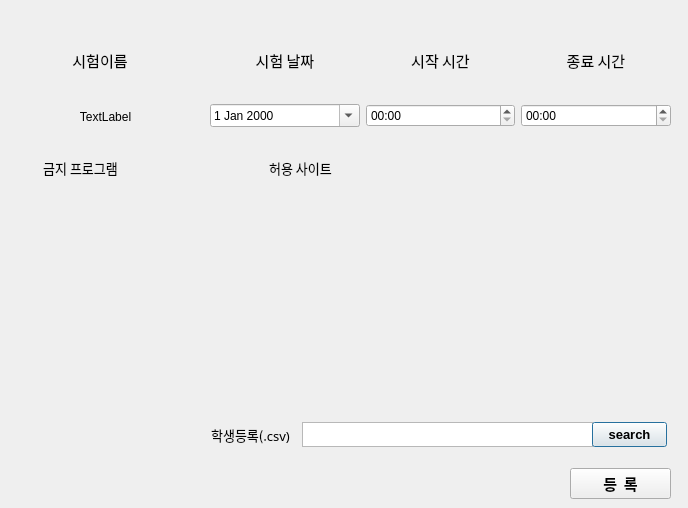
<?xml version="1.0" encoding="UTF-8"?>
<ui version="4.0">
 <class>Dialog</class>
 <widget class="QDialog" name="Dialog">
  <property name="geometry">
   <rect>
    <x>0</x>
    <y>0</y>
    <width>688</width>
    <height>508</height>
   </rect>
  </property>
  <property name="windowTitle">
   <string>Dialog</string>
  </property>
  <widget class="QWidget" name="horizontalLayoutWidget">
   <property name="geometry">
    <rect>
     <x>210</x>
     <y>30</y>
     <width>461</width>
     <height>61</height>
    </rect>
   </property>
   <layout class="QHBoxLayout" name="horizontalLayout_2">
    <item>
     <widget class="QLabel" name="label_2">
      <property name="font">
       <font>
        <family>굴림</family>
        <pointsize>11</pointsize>
       </font>
      </property>
      <property name="text">
       <string>시험 날짜</string>
      </property>
      <property name="alignment">
       <set>Qt::AlignCenter</set>
      </property>
     </widget>
    </item>
    <item>
     <widget class="QLabel" name="label_3">
      <property name="font">
       <font>
        <family>굴림</family>
        <pointsize>11</pointsize>
       </font>
      </property>
      <property name="text">
       <string>시작 시간</string>
      </property>
      <property name="alignment">
       <set>Qt::AlignCenter</set>
      </property>
     </widget>
    </item>
    <item>
     <widget class="QLabel" name="label_4">
      <property name="font">
       <font>
        <family>굴림</family>
        <pointsize>11</pointsize>
       </font>
      </property>
      <property name="text">
       <string>종료 시간</string>
      </property>
      <property name="alignment">
       <set>Qt::AlignCenter</set>
      </property>
     </widget>
    </item>
   </layout>
  </widget>
  <widget class="QWidget" name="horizontalLayoutWidget_2">
   <property name="geometry">
    <rect>
     <x>20</x>
     <y>30</y>
     <width>160</width>
     <height>61</height>
    </rect>
   </property>
   <layout class="QHBoxLayout" name="horizontalLayout_3">
    <item>
     <widget class="QLabel" name="label">
      <property name="font">
       <font>
        <family>굴림</family>
        <pointsize>11</pointsize>
       </font>
      </property>
      <property name="text">
       <string>시험이름</string>
      </property>
      <property name="alignment">
       <set>Qt::AlignCenter</set>
      </property>
     </widget>
    </item>
   </layout>
  </widget>
  <widget class="QWidget" name="horizontalLayoutWidget_3">
   <property name="geometry">
    <rect>
     <x>210</x>
     <y>79</y>
     <width>461</width>
     <height>73</height>
    </rect>
   </property>
   <layout class="QHBoxLayout" name="horizontalLayout_5">
    <item>
     <widget class="QDateEdit" name="dateEdit">
      <property name="calendarPopup">
       <bool>true</bool>
      </property>
     </widget>
    </item>
    <item>
     <widget class="QTimeEdit" name="timeEdit">
      <property name="displayFormat">
       <string>hh:mm</string>
      </property>
      <property name="calendarPopup">
       <bool>false</bool>
      </property>
     </widget>
    </item>
    <item>
     <widget class="QTimeEdit" name="timeEdit_2">
      <property name="displayFormat">
       <string>hh:mm</string>
      </property>
     </widget>
    </item>
   </layout>
  </widget>
  <widget class="QTextEdit" name="textEdit_2">
   <property name="geometry">
    <rect>
     <x>302</x>
     <y>422</y>
     <width>291</width>
     <height>25</height>
    </rect>
   </property>
  </widget>
  <widget class="QPushButton" name="pushButton">
   <property name="geometry">
    <rect>
     <x>592</x>
     <y>422</y>
     <width>75</width>
     <height>25</height>
    </rect>
   </property>
   <property name="font">
    <font>
     <family>Arial</family>
     <pointsize>10</pointsize>
     <weight>75</weight>
     <bold>true</bold>
    </font>
   </property>
   <property name="text">
    <string>search</string>
   </property>
  </widget>
  <widget class="QLabel" name="label_8">
   <property name="geometry">
    <rect>
     <x>200</x>
     <y>425</y>
     <width>101</width>
     <height>20</height>
    </rect>
   </property>
   <property name="font">
    <font>
     <family>굴림</family>
     <pointsize>10</pointsize>
    </font>
   </property>
   <property name="text">
    <string>학생등록(.csv)</string>
   </property>
   <property name="alignment">
    <set>Qt::AlignCenter</set>
   </property>
  </widget>
  <widget class="QPushButton" name="pushButton_2">
   <property name="geometry">
    <rect>
     <x>570</x>
     <y>468</y>
     <width>101</width>
     <height>31</height>
    </rect>
   </property>
   <property name="font">
    <font>
     <family>굴림</family>
     <pointsize>11</pointsize>
     <weight>75</weight>
     <bold>true</bold>
    </font>
   </property>
   <property name="text">
    <string>등  록</string>
   </property>
  </widget>
  <widget class="QLabel" name="label_9">
   <property name="geometry">
    <rect>
     <x>30</x>
     <y>158</y>
     <width>101</width>
     <height>20</height>
    </rect>
   </property>
   <property name="font">
    <font>
     <family>굴림</family>
     <pointsize>10</pointsize>
    </font>
   </property>
   <property name="text">
    <string>금지 프로그램</string>
   </property>
   <property name="alignment">
    <set>Qt::AlignCenter</set>
   </property>
  </widget>
  <widget class="QWidget" name="formLayoutWidget">
   <property name="geometry">
    <rect>
     <x>30</x>
     <y>180</y>
     <width>201</width>
     <height>231</height>
    </rect>
   </property>
   <layout class="QFormLayout" name="formLayout"/>
  </widget>
  <widget class="QWidget" name="formLayoutWidget_2">
   <property name="geometry">
    <rect>
     <x>250</x>
     <y>180</y>
     <width>371</width>
     <height>231</height>
    </rect>
   </property>
   <layout class="QFormLayout" name="formLayout_2"/>
  </widget>
  <widget class="QLabel" name="label_10">
   <property name="geometry">
    <rect>
     <x>250</x>
     <y>158</y>
     <width>101</width>
     <height>20</height>
    </rect>
   </property>
   <property name="font">
    <font>
     <family>굴림</family>
     <pointsize>10</pointsize>
    </font>
   </property>
   <property name="text">
    <string>허용 사이트</string>
   </property>
   <property name="alignment">
    <set>Qt::AlignCenter</set>
   </property>
  </widget>
  <widget class="QLabel" name="label_5">
   <property name="geometry">
    <rect>
     <x>10</x>
     <y>106</y>
     <width>191</width>
     <height>21</height>
    </rect>
   </property>
   <property name="text">
    <string>TextLabel</string>
   </property>
   <property name="alignment">
    <set>Qt::AlignCenter</set>
   </property>
  </widget>
 </widget>
 <resources/>
 <connections>
  <connection>
   <sender>pushButton_2</sender>
   <signal>clicked()</signal>
   <receiver>Dialog</receiver>
   <slot>register_slot()</slot>
   <hints>
    <hint type="sourcelabel">
     <x>570</x>
     <y>468</y>
    </hint>
    <hint type="destinationlabel">
     <x>487</x>
     <y>234</y>
    </hint>
   </hints>
  </connection>
  <connection>
   <sender>pushButton</sender>
   <signal>clicked()</signal>
   <receiver>Dialog</receiver>
   <slot>search_slot()</slot>
   <hints>
    <hint type="sourcelabel">
     <x>619</x>
     <y>422</y>
    </hint>
    <hint type="destinationlabel">
     <x>587</x>
     <y>146</y>
    </hint>
   </hints>
  </connection>
 </connections>
 <slots>
  <slot>register_slot()</slot>
  <slot>search_slot()</slot>
 </slots>
</ui>
